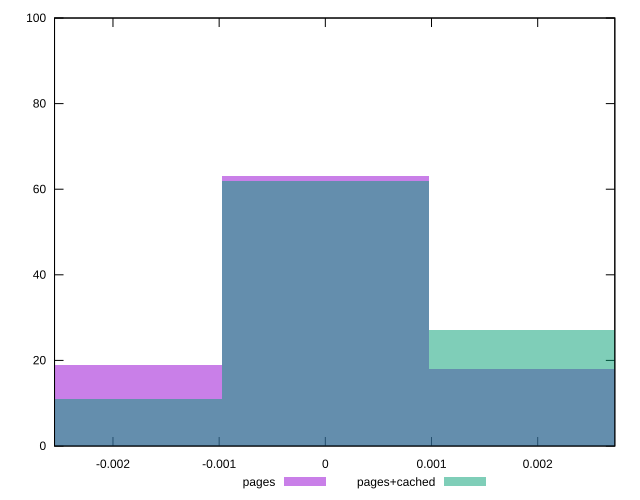

Write gnuplot code to recreate this figure.
reset

$pages <<EOF
0.001943993345330969 18
-0.001943993345330969 19
0 63
EOF

$pagesCached <<EOF
0 62
0.001943993345330969 27
-0.001943993345330969 11
EOF

set key outside below
set boxwidth 0.001943993345330969
set xrange [-0.0025504190984783483:0.0027264234817201104]
set yrange [0:100]
set trange [0:100]
set style fill transparent solid 0.5 noborder
set terminal svg size 640, 500 enhanced background rgb 'white'
set output "reprap/meta/pScore-difference/comparison/histogram/0_vs_1.svg"

plot $pages title "pages" with boxes, \
     $pagesCached title "pages+cached" with boxes

reset
